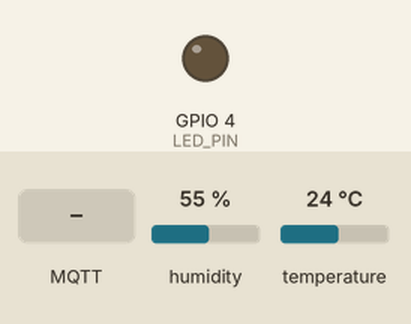
This program was run on a simulated ESP32. Parts: output pins drawn as LEDs (lit = HIGH). The test bench sets the inputs (shaded band); at power-on: humidity 55 %, temperature 24 °C. WiFi joins after 1.5 s; servers stay silent unless stated; no MQTT or app messages arrive unless stated; what the program prints to the serial monitor is not drawn.

Above: at 2.7 s.
2.8 s: MQTT message "ON" arrives on the first subscribed topic
At 3.1 s:
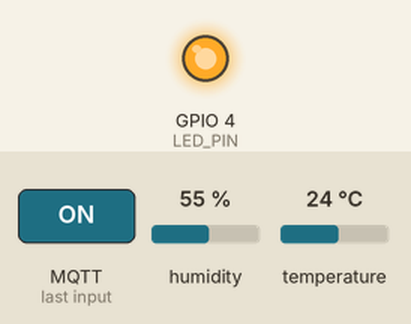
6.5 s: MQTT message "OFF" arrives on the first subscribed topic
At 7.2 s:
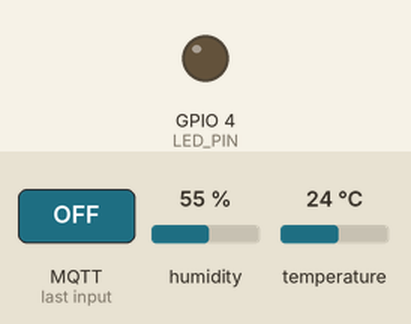
Timing chart, 0 to 9.5 s (numbered marks = the images above; inputs shaded):
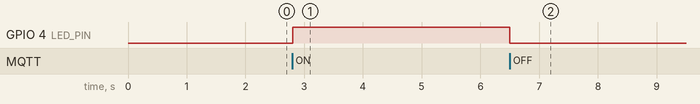

The program:

main.cpp
```cpp
// (licence header left out)
// adding mqtt headers
#include <WiFi.h>
#include <PubSubClient.h>

#include <AHT10.h>
#include <Wire.h>

#define WIFI_SSID "Schrodinger "
#define WIFI_PASS "@WaveEquation"

#define MQTT_SERVER "192.168.100.5"

WiFiClient espClient;
PubSubClient mqtt_device(espClient);

#define LED_PIN 4

float temperature = 0;
float humidity = 0;

long lastMsg = 0;

AHT10 myAHT10(AHT10_ADDRESS_0X38);

void wifi_connect();
void callback(char* topic, byte* payload, unsigned int length);
void reconnect();

void setup()
{
  Serial.begin(115200);
  Serial.println();

  pinMode(LED_PIN, OUTPUT);

  while (myAHT10.begin() != true)
  {
    Serial.println(F("AHT10 not connected or fail to load calibration coefficient"));
    delay(5000);
  }
  Serial.println(F("AHT10 OK"));

  wifi_connect();
  mqtt_device.setServer(MQTT_SERVER, 1883);
  mqtt_device.setCallback(callback);
}

void wifi_connect(){
  delay(10);

  Serial.print(F("Connecting to: "));
  Serial.println(F(WIFI_SSID));

  WiFi.begin(WIFI_SSID, WIFI_PASS);

  while(WiFi.status() != WL_CONNECTED){
    delay(500);
    Serial.print(".");
  }

  Serial.println(F(""));
  Serial.println(F("WiFi connected!"));
}

void callback(char* topic, byte* payload, unsigned int length){
  Serial.print(F("Message arrived on ["));
  Serial.print(topic);
  Serial.print(F("] "));

  String message_buffer;

  for(int i=0; i < length; i++){
    Serial.print((char)payload[i]);
    message_buffer += (char)payload[i];
  }
  Serial.println(F(""));

  if(String(topic) == "actuators/lights"){
    Serial.println(F("Actuating the lights..."));

    if(message_buffer == "ON"){
      Serial.println(F("Switching lights ON"));
      digitalWrite(LED_PIN, HIGH);
    }else if(message_buffer == "OFF"){
      Serial.println(F("Switching lights OFF"));
      digitalWrite(LED_PIN, LOW);
    }
  }
}

void reconnect(){
  while(!mqtt_device.connected()){
    Serial.println("Attempting MQTT connection!");

    if(mqtt_device.connect("esp32-device")){
      Serial.println(F("MQTT Connected!"));
      mqtt_device.subscribe("actuators/lights");
    }else {
      Serial.print(F("failed, rc="));
      Serial.print(F(mqtt_device.state()));
      Serial.println(F(" trying again in 5s"));
      delay(5000);
    }
  }
}

void loop()
{
  if(!mqtt_device.connected()){
    reconnect();
  }

  mqtt_device.loop();

  long now = millis();

  if(now - lastMsg > 5000){
    lastMsg = now;

    temperature = myAHT10.readTemperature();
    humidity = myAHT10.readHumidity();

    char tempString[8];
    dtostrf(temperature,1,2,tempString);
    Serial.print(F("Temperature: "));
    Serial.println(F(tempString));
    mqtt_device.publish("sensors/temperature", tempString);

    char humiString[8];
    dtostrf(humidity,1,2,humiString);
    Serial.print(F("Humidity: "));
    Serial.println(F(humiString));
    mqtt_device.publish("sensors/humidity", humiString);
  }
}
```

Measured:
- after the input at 2.8 s, GPIO 4 (LED_PIN): LOW → HIGH at once
- after the input at 6.5 s, GPIO 4 (LED_PIN): HIGH → LOW at once
